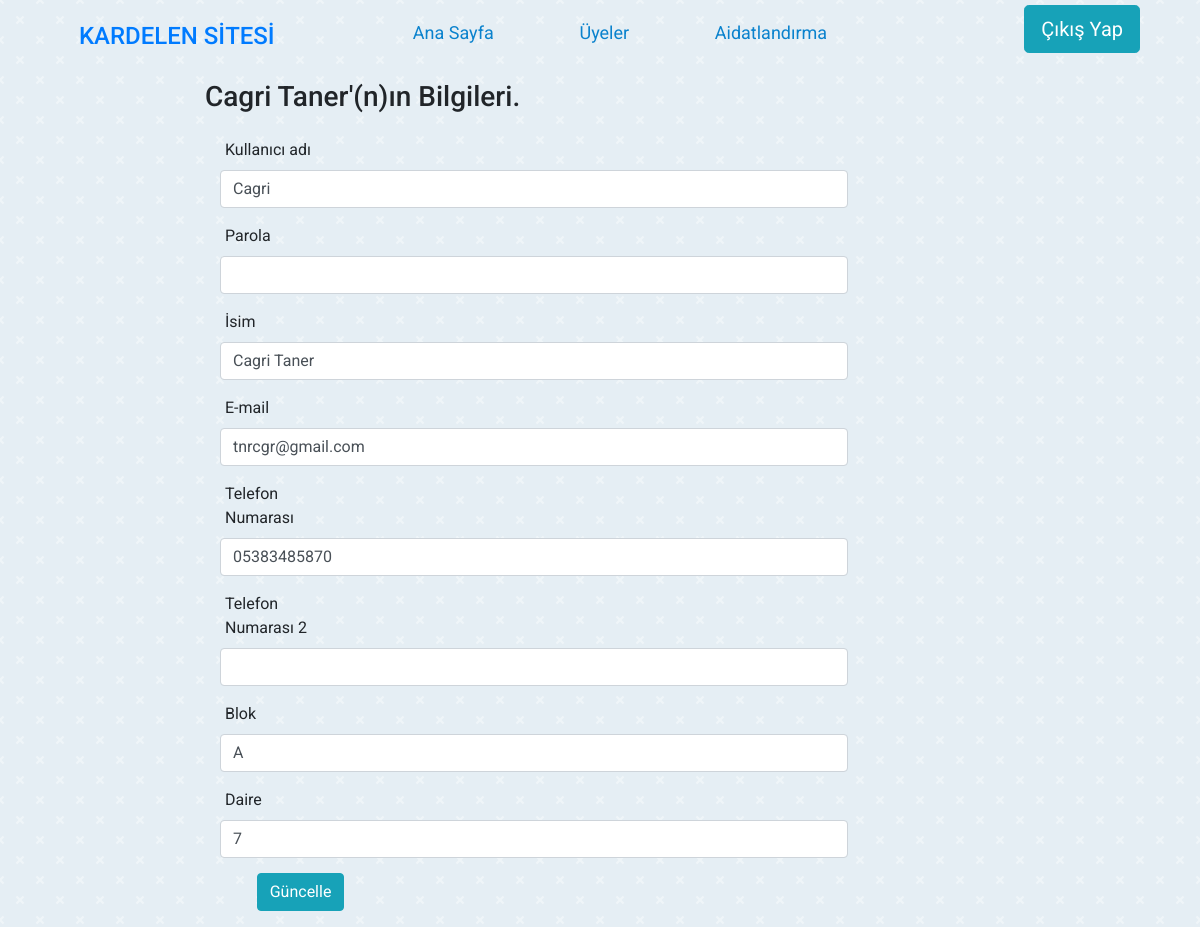
The app's page /update-profile.php?id=110, older data.
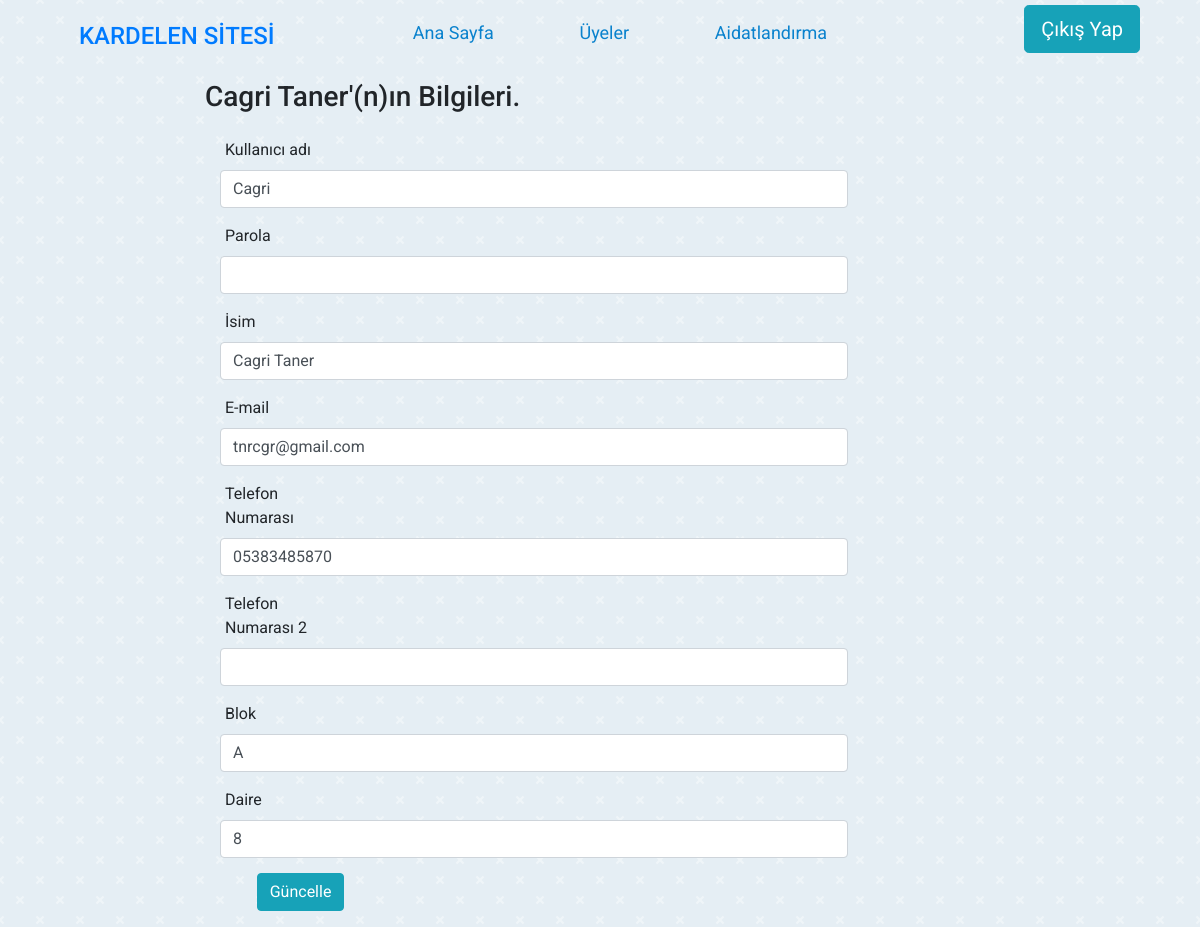
The same page, newer data.
### tables this page shows
CREATE TABLE `users` (
  `id` int(11) NOT NULL,
  `user_name` varchar(255) NOT NULL,
  `password` varchar(255) NOT NULL,
  `name` varchar(255) NOT NULL,
  `email` varchar(55) NOT NULL,
  `phonenum` varchar(11) NOT NULL,
  `phonenum1` varchar(11) NOT NULL,
  `block` varchar(255) NOT NULL,
  `flat` int(2) NOT NULL,
  `regdate` date DEFAULT NULL,
  `exitdate` date DEFAULT NULL
);

### update-profile.php (the view, shortened to what this page needs)
<?php include "db_conn.php";
$gid=$_GET['id'];
$query = "SELECT * from users where id='".$gid."'";
$result = mysqli_query($conn, $query) or die ( mysqli_error());
$row = mysqli_fetch_assoc($result);
?>
<html lang="en" dir="ltr">
  <head>
    <link rel="stylesheet" href="https://cdn.jsdelivr.net/npm/bootstrap@4.5.3/dist/css/bootstrap.min.css">
    <link rel="stylesheet" href="./css/style.css">
  </head>
  <body>
    <header>
      <div class="logo-container">
        <a href="admin-panel.php" style="text-decoration:none;font-weight: 400;margin:7% 7%;">
          <h4>KARDELEN SİTESİ</h4>
        </a>
      </div>
      <nav>
        <ul class="nav-links">
					<li><a class="nav-link" href="admin-panel.php">Ana Sayfa</a></li>
          <li><a class="nav-link" href="users.php">Üyeler</a></li>
          <li><a class="nav-link" href="billing.php">Aidatlandırma</a></li>
        </ul>
      </nav>
      <div class="cart"  style="margin-top:1%;">
        <ul class="nav-links">
          <li>
            <p>
              <a href="logout.php" class="btn btn-info btn-lg">
                <span class="glyphicon glyphicon-log-out"></span> Çıkış Yap
              </a>
            </p>
          </li>
        </ul>
      </div>
    </header>
    <div class="row">
      <div class="col-sm-2">
      </div>
      <div class="col-sm-8">
        <section id="main-content">
        <section class="wrapper">
          <h3><?php echo $row['name'];?>'(n)ın Bilgileri.</h3>
      <div class="row">
                <div class="col-md-12">
                    <div class="content-panel">
                         <form class="form-horizontal style-form" name="form1" method="post" action="update.php" onSubmit="">
                        <div class="form-group">
                            <label class="col-sm-2 col-sm-2 control-label" style="padding-left:20px;">Kullanıcı adı </label>
                            <div class="col-sm-10">
                                <input type="text" class="form-control" name="username" value="<?php echo $row['user_name'];?>" >
                            </div>
                        </div>
												<div class="form-group">
														<label class="col-sm-2 col-sm-2 control-label" style="padding-left:20px;">Parola </label>
														<div class="col-sm-10">
																<input type="text" class="form-control" name="password" value="" >
														</div>
												</div>
                            <div class="form-group">
                            <label class="col-sm-2 col-sm-2 control-label" style="padding-left:20px;">İsim</label>
                            <div class="col-sm-10">
                                <input type="text" class="form-control" name="name" value="<?php echo $row['name'];?>" >
                            </div>
                        </div>
                        <div class="form-group">
                        <label class="col-sm-2 col-sm-2 control-label" style="padding-left:20px;">E-mail</label>
                        <div class="col-sm-10">
                            <input type="text" class="form-control" name="email" value="<?php echo $row['email'];?>" >
                        </div>
                      </div>
                      <div class="form-group">
                        <label class="col-sm-2 col-sm-2 control-label" style="padding-left:20px;">Telefon Numarası</label>
                        <div class="col-sm-10">
                          <input type="text" class="form-control" name="phonenum" value="<?php echo $row['phonenum'];?>" >
                    </div>
                    </div>
                      <div class="form-group">
                        <label class="col-sm-2 col-sm-2 control-label" style="padding-left:20px;">Telefon Numarası 2</label>
                        <div class="col-sm-10">
                    <input type="text" class="form-control" name="phonenum1" value="<?php echo $row['phonenum1'];?>" >
                  </div>
                </div>
                <div class="form-group">
                <label class="col-sm-2 col-sm-2 control-label" style="padding-left:20px;">Blok</label>
                <div class="col-sm-10">
                    <input type="text" class="form-control" name="block" value="<?php echo $row['block'];?>" >
                </div>
            </div>
              <div class="form-group">
                <label class="col-sm-2 col-sm-2 control-label" style="padding-left:20px;">Daire</label>
                <div class="col-sm-10">
                  <input type="text" class="form-control" name="flat" value="<?php echo $row['flat'];?>" >
                </div>
                        <div style="margin-left:100px;margin-top:2%;">
                        <input type="submit" name="Submit" value="Güncelle" class="btn btn-info" style="margin-left:-7%;"></div>
                        </form>
                    </div>
                </div>
            </div>
  </section>
      </div>
    </body>
</html>

Row changes from the older to the newer data that the page shows:
changed users "Cagri Taner": flat "7" → "8"
